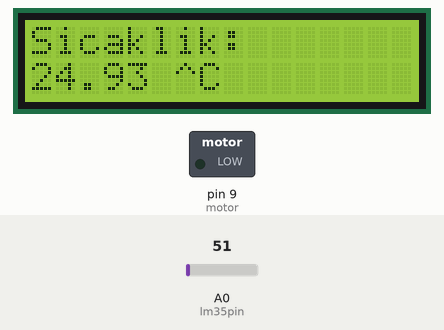
The sketch below on a simulated Arduino Uno, built with avr-gcc and run on an emulated ATmega328P. Parts: 16×2 character LCD, switched loads named in the sketch (green lamp = pin HIGH). The inputs (shaded band) are chosen by the test bench; at power-on: A0 (lm35pin) = 51. What the sketch prints to the serial monitor is not drawn.

Above: at 1.2 s.
1.3 s: A0 (lm35pin) set to 56
At 1.9 s:
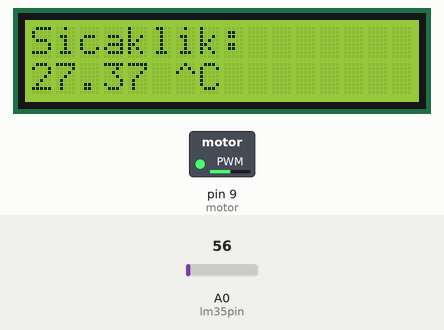
3.4 s: A0 (lm35pin) set to 71
At 5.7 s:
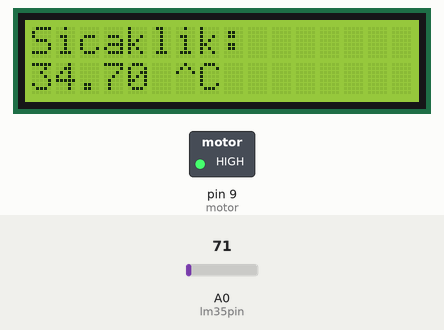
6.0 s: A0 (lm35pin) set to 61
At 7.1 s:
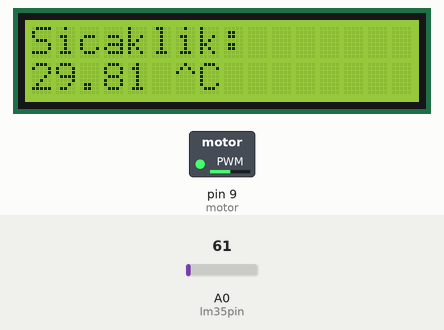
Timing chart, 0 to 9.0 s (numbered marks = the images above; inputs shaded):
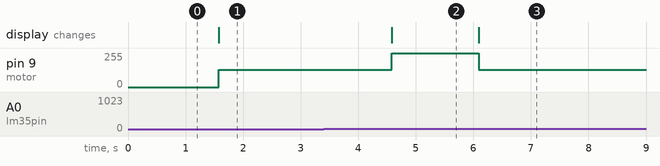

The sketch:

babababa.ino
```cpp
#include <LiquidCrystal.h>


float Temperature;
float value;
int lm35pin=A0;
int motor=9;

int rs = 12, en = 11, d4 = 5, d5 = 4, d6 = 3, d7 = 2;
LiquidCrystal lcd(rs, en, d4, d5, d6, d7);

void setup () {
  Serial.begin(9600);
  pinMode(motor,OUTPUT);

  lcd.begin(16,2);
}

void loop () {
 value = analogRead(lm35pin); //read analog values from A0
 value = (value/1023.00)*5000.00; //converting analog value into mV
 Temperature = value/10.00;  // converting mV to Celcius

 lcd.clear();
 lcd.setCursor(0,0);
 lcd.print("Sicaklik:" );
 lcd.setCursor(0,1);
 lcd.print(Temperature);
 lcd.print(" ^C");


 Serial.print("Sicaklik : "); //TEMPERATURE
 Serial.println (Temperature);
 Serial.println (" ^C");


 if (Temperature>=26 &&  Temperature <32)
 {
  analogWrite(motor,128);
 }

 else if (Temperature>=32){
  analogWrite(motor,255);
 }
 else{
    analogWrite(motor,0);
  }
delay(1500);
}
```

Measured:
- the behaviour switches between 53 and 54 on A0 (lm35pin) (found by bisection; images 0 and 1)
- after the input at 1.3 s, pin 9 (motor): 0/255 → 128/255 after 0.27 s; the display: changes after 0.27 s (image 1)
- after the input at 3.4 s, pin 9 (motor): 128/255 → 255/255 after 1.2 s; the display: changes after 1.2 s (image 2)
- after the input at 6.0 s, pin 9 (motor): 255/255 → 128/255 after 0.09 s; the display: changes after 0.09 s (image 3)
